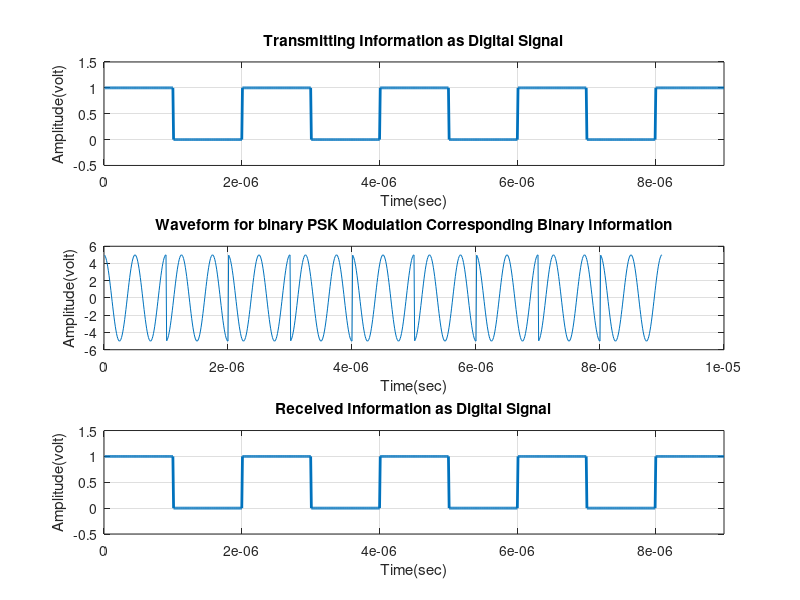

Reproduce this figure in MATLAB.
clc;
close all;
clear all;

%N=10;                      %Number of bits
%n=randi([0,1],1,N)         %Random Bit Generation

x= [1 0 1 0 1 0 1 0 1];     % Input Signal
bp = 0.000001;              % Bit period bp=1/1000000
disp('Binary Information at transmitter');
disp(x);

%Representation of Transmitting binary information as digital signal
bit=[];
for n=1:1:length(x)
    if x(n)==1
        se=ones(1,100);                          % Set 1 for 100 times 
    else
         se=zeros(1,100);                        % Set 0 for 100 times 
    end
    bit=[bit se];
end

t1=bp/100:bp/100:100*length(x)*(bp/100);         % Time Duration set up for input signal
subplot(3,1,1)
plot(t1,bit,'linewidth',2);                      % Linewidth 2 for clear visualization
grid on;
axis([0 bp*length(x) -0.5 1.5]);                 % Axis set-up
ylabel('Amplitude(volt)');
xlabel('Time(sec)');
title('Transmitting Information as Digital Signal');

%Binary PSK Modulation
A=5;                              % Amplitude A
br=1/bp;
f=br*2;                           % Frequency f
t2=bp/99:bp/99:bp;                % Time for Modulated signal
ss=length(t2);
m=[];
for i=1:1:length(x)
    if x(i)==1
        y=A*cos(2*pi*f*t2);       % Sinusoidal signal for 1 bit
    else 
        y=A*cos(2*pi*f*t2+pi);    % A*cos(2*pi*f*t+pi) means -A*cos(2*pi*f*t)
    end
    m=[m y];
end

t3=bp/99:bp/99:bp*length(x);              % Time Duration set up for Modulated
subplot(3,1,2);
plot(t3,m);
grid on;
xlabel('Time(sec)');
ylabel('Amplitude(volt)');
title('Waveform for binary PSK Modulation Corresponding Binary Information');

%Binary PSK Demodulation
mn=[];
for n=ss:ss:length(m)
    t=bp/99:bp/99:bp;
    y=cos(2*pi*f*t);    
    mm=y.*m((n-(ss-1)):n);
    %t4=bp/99:bp/99:bp;
    z=trapz(t,mm);    
    zz=round((2*z/bp));   
    if(zz>0)
        a=1;
    else
        a=0;
    end
    mn=[mn a];
end

disp('Binary Information at Receiver');
disp(mn);

%Representation of Binary Data Into Digital Signal
bit=[];
for n=1:length(mn)
    if mn(n)==1
        se=ones(1,100);                          % Set 1 for 100 times 
    else         
        se=zeros(1,100);                         % Set 0 for 100 times 
    end
    bit=[bit se];
end
t4=bp/100:bp/100:100*length(mn)*(bp/100);        % Time Duration set up for Demodulation
subplot(3,1,3);
plot(t4,bit,'linewidth',2);                      % Linewidth 2 for clear visualization
grid on;
axis([0 bp*length(mn) -0.5 1.5]);                % Axis set-up
ylabel('Amplitude(volt)');
xlabel('Time(sec)');
title('Received Information as Digital Signal');



